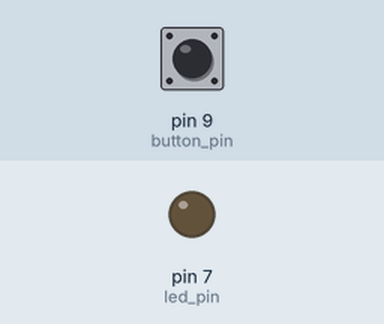
The sketch below on a simulated Arduino Uno, built with avr-gcc and run on an emulated ATmega328P. Shown: output pins drawn as LEDs (lit = HIGH). The test bench sets the inputs (shaded band); at power-on: pin 9 (button_pin) LOW.

Above: at 1.2 s.
1.3 s: pin 9 (button_pin) pulled HIGH for 0.15 s
At 2.1 s:
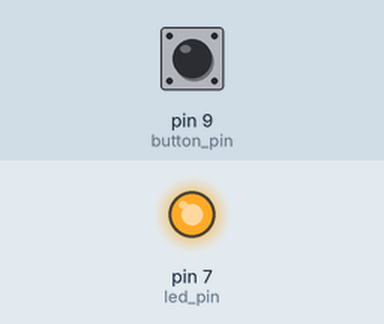
2.9 s: pin 9 (button_pin) pulled HIGH for 1 s
At 3.3 s:
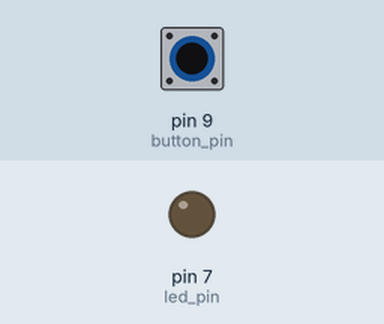
5.4 s: pin 9 (button_pin) pulled HIGH for 3.2 s
At 6.4 s:
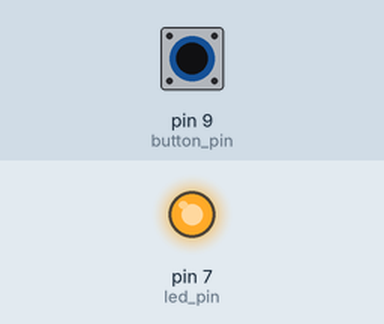
Timing chart, 0 to 8.4 s (numbered marks = the images above; inputs shaded):
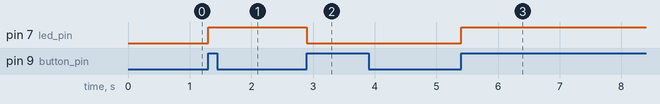

Measured:
- after the input at 1.3 s, pin 7 (led_pin): LOW → HIGH at once
- after the input at 2.9 s, pin 7 (led_pin): HIGH → LOW at once
- after the input at 5.4 s, pin 7 (led_pin): LOW → HIGH at once

The sketch:

pushbutton_as_a_toggle_switch.ino
```cpp
int led_state=0;
int led_pin=7;
int button_pin=9;
int button_new;
int button_old=1;
int delay_time=200;

void setup() {
  Serial.begin(9600);
  pinMode(led_pin,OUTPUT);
  pinMode(button_pin,INPUT);
}

void loop() {
  button_new=digitalRead(button_pin);
  if(button_old==0 && button_new==1){
    if(led_state==0){
      digitalWrite(led_pin,HIGH);
      led_state=1;
    }
    else{
      digitalWrite(led_pin,LOW);
      led_state=0;
    }
  }
  button_old=button_new;
}
```
